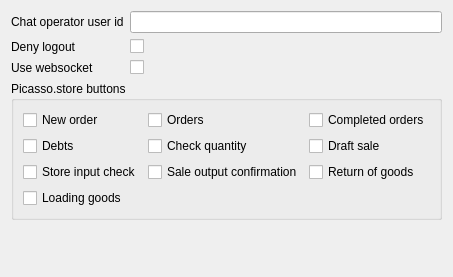
         <widget class="QWidget" name="tab_10">
          <attribute name="title">
           <string>Mobile</string>
          </attribute>
          <layout class="QFormLayout" name="formLayout_3">
           <item row="0" column="0">
            <widget class="QLabel" name="label_115">
             <property name="text">
              <string>Chat operator user id</string>
             </property>
            </widget>
           </item>
           <item row="0" column="1">
            <widget class="C5LineEdit" name="leChatOperatorUserId"/>
           </item>
           <item row="1" column="0">
            <widget class="QLabel" name="label_116">
             <property name="text">
              <string>Deny logout</string>
             </property>
            </widget>
           </item>
           <item row="1" column="1">
            <widget class="QCheckBox" name="chDenyLogout">
             <property name="text">
              <string/>
             </property>
            </widget>
           </item>
           <item row="3" column="0" colspan="2">
            <widget class="QGroupBox" name="groupBox_7">
             <property name="title">
              <string>Picasso.store buttons</string>
             </property>
             <layout class="QGridLayout" name="gridLayout_11">
              <item row="2" column="2">
               <widget class="QCheckBox" name="chmReturnGoods">
                <property name="text">
                 <string>Return of goods</string>
                </property>
               </widget>
              </item>
              <item row="1" column="0">
               <widget class="QCheckBox" name="chmDebts">
                <property name="text">
                 <string>Debts</string>
                </property>
               </widget>
              </item>
              <item row="0" column="0">
               <widget class="QCheckBox" name="chmNewOrder">
                <property name="text">
                 <string>New order</string>
                </property>
               </widget>
              </item>
              <item row="1" column="2">
               <widget class="QCheckBox" name="chmDraftSale">
                <property name="text">
                 <string>Draft sale</string>
                </property>
               </widget>
              </item>
              <item row="1" column="1">
               <widget class="QCheckBox" name="chmCheckQuantity">
                <property name="text">
                 <string>Check quantity</string>
                </property>
               </widget>
              </item>
              <item row="2" column="0">
               <widget class="QCheckBox" name="chmStoreInputCheck">
                <property name="text">
                 <string>Store input check</string>
                </property>
               </widget>
              </item>
              <item row="0" column="2">
               <widget class="QCheckBox" name="chmCompletedOrders">
                <property name="text">
                 <string>Completed orders</string>
                </property>
               </widget>
              </item>
              <item row="0" column="1">
               <widget class="QCheckBox" name="chmOrders">
                <property name="text">
                 <string>Orders</string>
                </property>
               </widget>
              </item>
              <item row="2" column="1">
               <widget class="QCheckBox" name="chmSaleOutputConfirmation">
                <property name="text">
                 <string>Sale output confirmation</string>
                </property>
               </widget>
              </item>
              <item row="3" column="0">
               <widget class="QCheckBox" name="chmLoadingGoods">
                <property name="text">
                 <string>Loading goods</string>
                </property>
               </widget>
              </item>
             </layout>
            </widget>
           </item>
           <item row="4" column="0">
            <spacer name="verticalSpacer_10">
             <property name="orientation">
              <enum>Qt::Orientation::Vertical</enum>
             </property>
             <property name="sizeHint" stdset="0">
              <size>
               <width>20</width>
               <height>40</height>
              </size>
             </property>
            </spacer>
           </item>
           <item row="2" column="0">
            <widget class="QLabel" name="label_120">
             <property name="text">
              <string>Use websocket</string>
             </property>
            </widget>
           </item>
           <item row="2" column="1">
            <widget class="QCheckBox" name="chUseWebsocket">
             <property name="text">
              <string/>
             </property>
            </widget>
           </item>
          </layout>
         </widget>
